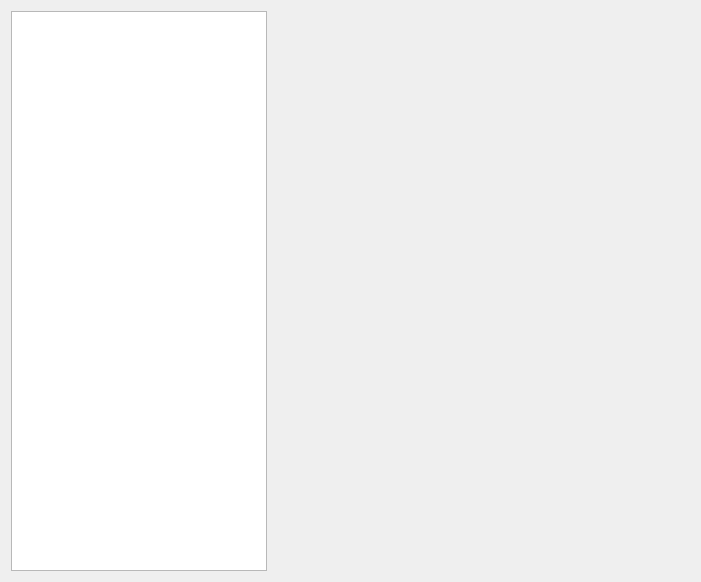
<?xml version="1.0" encoding="UTF-8"?>
<ui version="4.0">
 <class>TabProjects</class>
 <widget class="QWidget" name="TabProjects">
  <property name="geometry">
   <rect>
    <x>0</x>
    <y>0</y>
    <width>701</width>
    <height>582</height>
   </rect>
  </property>
  <property name="windowTitle">
   <string notr="true">TabProjects</string>
  </property>
  <layout class="QHBoxLayout" name="horizontalLayout">
   <item>
    <widget class="QListWidget" name="projectListWidget">
     <property name="sizePolicy">
      <sizepolicy hsizetype="Preferred" vsizetype="Expanding">
       <horstretch>0</horstretch>
       <verstretch>0</verstretch>
      </sizepolicy>
     </property>
    </widget>
   </item>
   <item>
    <widget class="QWidget" name="projectEntry" native="true">
     <property name="sizePolicy">
      <sizepolicy hsizetype="Expanding" vsizetype="Preferred">
       <horstretch>0</horstretch>
       <verstretch>0</verstretch>
      </sizepolicy>
     </property>
    </widget>
   </item>
  </layout>
 </widget>
 <resources/>
 <connections/>
</ui>
